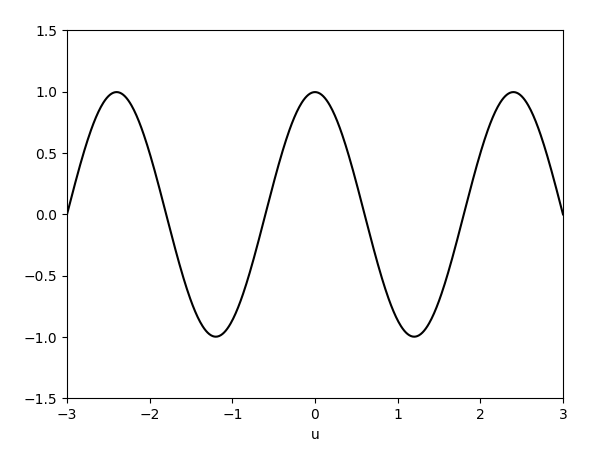

Reproduce this figure in Python.
# -*- coding: utf-8 -*-
"""
Created on Fri Jun 23 09:11:28 2017

@author: Bananin
"""

import numpy as np
import matplotlib.pyplot as plt
from matplotlib import animation


# define the discretization grid
dx = 0.01  # space increment (default 0.1)
dt = 0.01 # time increment  (default 0.01)

tmin =   0.0  # initial time
tmax = 100.0  # final time
xmin =  -3.0  # left bound
xmax =   3.0  # right bound

nx = int((xmax-xmin)/dx) + 1 # number of points on x grid
nt = int((tmax-tmin)/dt) + 2 # number of points on t grid

u = np.zeros((nt,nx)) # solution array

#set initial pulse shape
def init_zero(x):
    return 0

def step_wave(t):
    c = 1.0 # wave speed
    if t<2:
        print( 'stability:', (c*dt/dx)**2 )

        # set initial condition
        for i in range(0,nx):
            u[t,i] = init_zero( xmin + i*dx )
    else:
        # compute second x-derivative using central differences
        ddx = (u[t-1,0:nx-2]-2*u[t-1,1:nx-1]+u[t-1,2:nx])/(dx**2)

        # apply second-order central differences in time
        u[t,1:nx-1] = 2*u[t-1,1:nx-1] - u[t-2,1:nx-1] + (c*dt)**2 * ddx
        #u[t,1]+=np.sin(t)/5

        # apply boundary conditions
        u[t,nx-1] = 0
        if (t-2)/(120/np.pi)<=5*2*np.pi:
            u[t,0]=np.sin((t-2)/(120/np.pi))*0.5
        else: u[t,0] = 0

    l.set_data(np.linspace(xmin,xmax,nx), u[t,:])
    return l,

fig1 = plt.figure()
l, = plt.plot([], [], 'k-')
plt.xlim(xmin, xmax)
plt.ylim(-1.5, 1.5)
plt.xlabel('u')

line_ani = animation.FuncAnimation(fig1, step_wave, nt-1, interval=5, repeat=False, blit=True)
plt.show()
